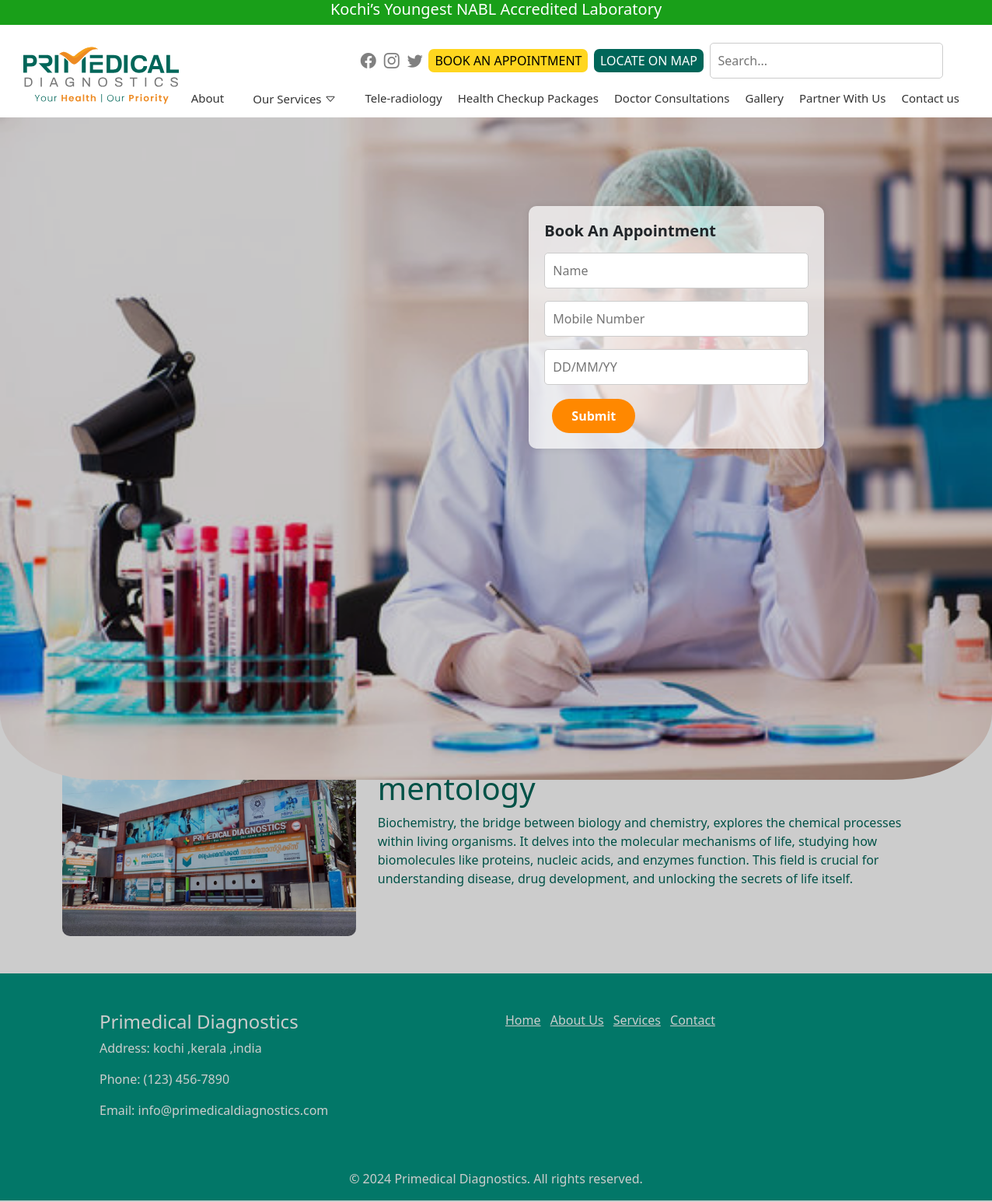
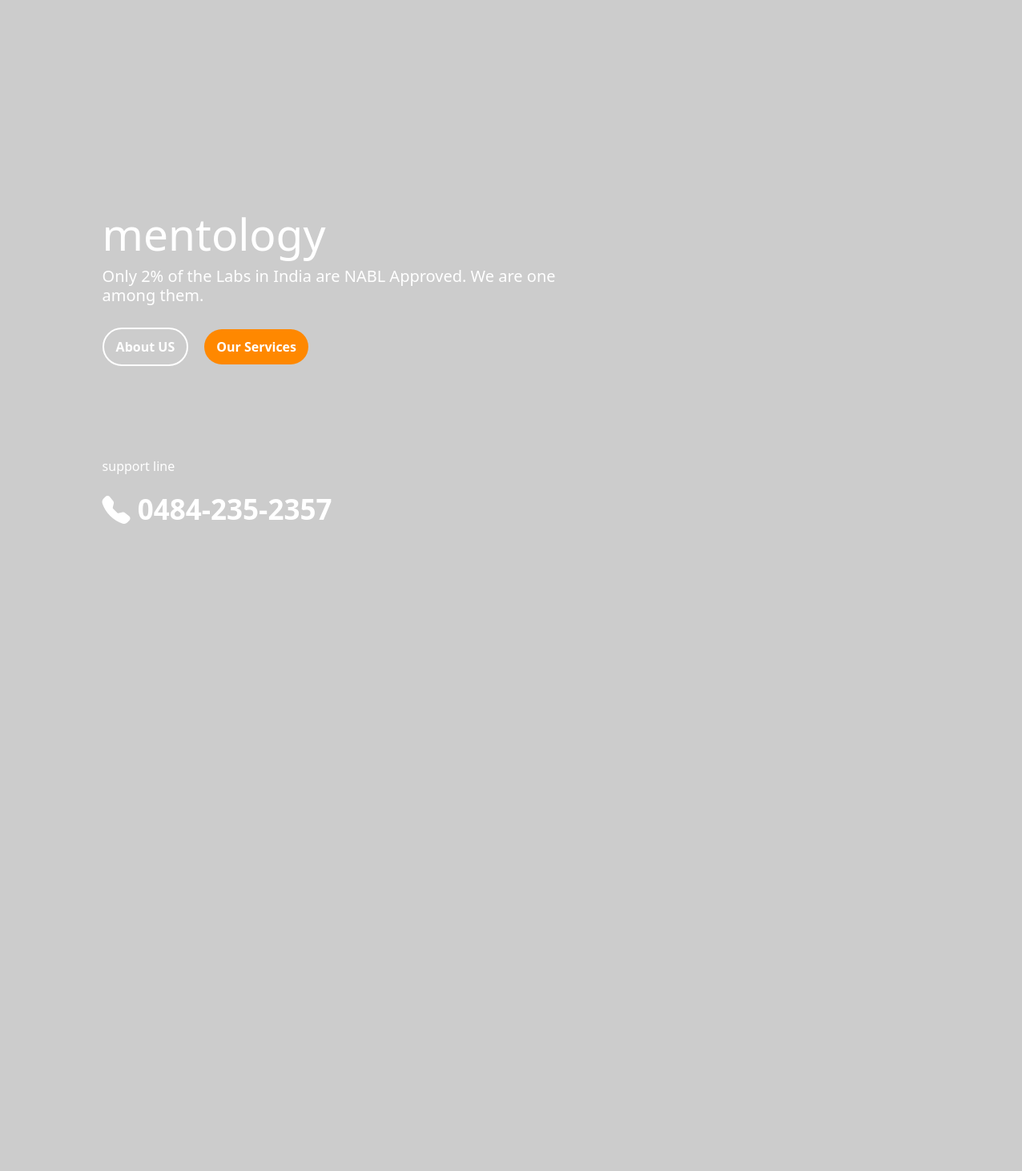
Screenshot of /service/mentology/ with the database file from the repository (2 pictures, top to bottom).
### projectapp/models.py (models this page shows, shortened)
class Category(models.Model):
    name=models.CharField(max_length=250,unique=True)
    slug=models.SlugField(max_length=250,unique=True)
    desc=models.TextField()
    bgimage=models.ImageField(upload_to='pics',blank=True)
    def get_url(self):
        return reverse('services:by_category',args=[self.slug])

### projectapp/views.py (the view)
# urls.py: path('service/<slug:c_slug>/', views.by_category, name='by_category'),
def by_category(request, c_slug):
    category = get_object_or_404(Category, slug=c_slug)
    return render(request, 'service.html', {'category': category})

### projectapp/context_processors.py (called while the page is built)
def menu_links(request):
    category=Category.objects.all()
    return dict(cat=category)

### template/service.html (shortened to what this page needs)
{% load static %}
<!DOCTYPE html>
<html lang="en">
<head>
    <link rel="stylesheet" href="https://cdn.jsdelivr.net/npm/bootstrap@5.2.3/dist/css/bootstrap.min.css">
    <link rel="stylesheet" href="https://cdn.jsdelivr.net/npm/bootstrap-icons@1.11.3/font/bootstrap-icons.min.css">
    <link rel="stylesheet" href="{% static 'css/nav.css' %}">
    <link rel="stylesheet" href="{% static 'css/index.css' %}">
</head>
<body>
    {% include 'nav.html' %}
    <div class="container-fluid main">
    <div class="row">
    <div class="col-lg-12">
        <div class="bg">
    <img class="front" src="{{category.bgimage.url}}" alt="image">
    <div class="dark-overlay"></div>
    <div class="overlay-content">
        <h1 class="head">{{category.name}}</h1>
        <h5 class="desc">Only 2% of the Labs in India are NABL Approved. We are one <br> among them.</h5>
        <button class="b1"><b>About US</b></button><button class="b2"><b>Our Services</b></button>
        <div class="noo">
            <p>support line</p>
            <p class="number"><i class="bi bi-telephone-fill"></i><b> 0484-235-2357</b></p>
        </div>
    </div>
    <div class="boo">
        <form method="POST" action="{% url 'services:service' %}">
            <h5><b>Book An Appointment</b></h5>
          <input type="text" id="name" name="name" placeholder="Name">
          <input type="text" id="mobile" name="mobile" placeholder="Mobile Number">
          <input type="text" id="date" name="date" placeholder="DD/MM/YY">
          <button type="submit" class="b3"><b>Submit</b></button>
        </form>
      </div>
    </div>
    </div>
</div>
</div>
    <div class="container c1">
        <div class="row">
            <div class="col-lg-4 pre">
                <img src="{% static 'images/img2.jpg' %}" alt="">
            </div>
            <div class="col-lg-8 dee">
                <h1>{{category.name}}</h1>
                <p>{{category.desc}}</p>
            </div>
        </div>
    </div>
    <footer style="background-color: #039582; color: white;" class="mt-5">
        <div class="container">
          <div class="row p-5">
            <div class="col-md-6">
              <h4>Primedical Diagnostics</h4>
              <p>Address: kochi ,kerala ,india</p>
              <p>Phone: (123) 456-7890</p>
              <p>Email: info@primedicaldiagnostics.com</p>
            </div>
            <div class="col-md-6">
              <ul class="list-inline text-right">
                <li class="list-inline-item"><a href="#" style="color: white;">Home</a></li>
                <li class="list-inline-item"><a href="#" style="color: white;">About Us</a></li>
                <li class="list-inline-item"><a href="#" style="color: white;">Services</a></li>
                <li class="list-inline-item"><a href="#" style="color: white;">Contact</a></li>
              </ul>
            </div>
          </div>
          <div class="row">
            <div class="col-md-12 text-center">
              <p>&copy; 2024 Primedical Diagnostics. All rights reserved.</p>
            </div>
          </div>
        </div>
      </footer>
</body>
</html>

### template/nav.html (shortened to what this page needs)
{% load static %}
    <nav class="navbar bg-white">
        <div class="container-fluid nb">
          <div class="col-lg-12 c">
            <h5 class="young">Kochi’s Youngest NABL Accredited Laboratory</h5>
          </div>
          <div class="row r1">
            <div class="col-lg-12 d-flex align-items-center justify-content-between">
          <a class="navbar-brand" href="{% url 'services:home' %}">
            <img  class="logo" src="{% static 'images/Logo-1.svg' %}" alt="logo" width="200" height="120">
          </a>
          <div class="icons"><i class="bi bi-facebook"></i><i class="bi bi-instagram"></i><i class="bi bi-twitter"></i></div>
          <button class="book">BOOK  AN APPOINTMENT</button>
          <button class="lo">LOCATE ON MAP</button>
          <form action="/search" method="get" id="searchForm">
            <div class="search-container">
              <input type="text" class="search-box" name="q" placeholder="Search...">
            </div>
          </form>
        </div>
      </div>
      <div class="row r1">
      <div class="additional-nav">
        <a href="#">About</a>
        <div class="dropdown">
            <a class="dropbtn" >Our Services <i class="bi bi-caret-down"></i></a>
        </div>
        <a href="#">Tele-radiology</a>
        <a href="#">Health Checkup Packages</a>
        <a href="#">Doctor Consultations</a>
        <a href="#">Gallery</a>
        <a href="#">Partner With Us</a>
        <a href="#">Contact us</a>
    </div>
</div>
</div>
    </nav>

### static/css/nav.css (style rules this page uses)
.c { background-color: rgb(25, 159, 25); color: white; text-align: center; }
.navbar { margin: 0 ; padding: 0 ; width: 100%; display: flex; }
.nb { padding: 0; margin: 0; }
.logo { margin-left: 30px; }
.icons { color: gray; position: relative; top: -0.5cm; left: 12cm; }
.book { position: relative; background-color: #ffd61f; color: black; top: -.5cm; left: 12.5cm; border: 2px solid #ffd61f; border-radius: 7px; }
.lo { position: relative; background-color:#006659; color:white; top: -.5cm; left: 13cm; border: 2px solid #006659; border-radius: 7px; }
.r1 { display: inline-block; }
.icons i { margin-left: 10px; font-size: 20px; }
.search-container { position: relative; width: 300px; left: 13.5cm; top: -.5cm; }
.search-box { width: 100%; padding: 3px; border: 2px solid #ccc; font-size: 16px; }
.additional-nav { display: flex; position: relative; top: -1.5cm; left:11cm; }
.additional-nav a { margin-top: 10px; margin-right: 25px; color: #333; text-decoration: none; font-size: 17px; }
.dropdown { position: relative; margin-top: 10px; z-index: 2; }
.dropbtn { font-size: 17px; border: none; outline: none; color: #333; background-color: transparent; cursor: pointer; padding: 17px; margin-right: 25px; text-decoration: none; }
@media only screen and (min-width:768px) { .navbar { margin: 0 ; padding: 0 ; width: 100%; display: flex; } }
@media only screen and (min-width:768px) { .icons { color: gray; position: relative; top: -0.5cm; left: 5.5cm; } }
@media only screen and (min-width:768px) { .book { position: relative; background-color: #ffd61f; color: black; top: -.5cm; left: 5.7cm; border: 2px solid #ffd61f; border-radius: 7px; } }
@media only screen and (min-width:768px) { .lo { position: relative; background-color:#006659; color:white; top: -.5cm; left: 5.9cm; border: 2px solid #006659; border-radius: 7px; } }
@media only screen and (min-width:768px) { .search-container { position: relative; width: 300px; left: 6.1cm; top: -.5cm; } }
@media only screen and (min-width:768px) { .search-box { width: 90%; padding: 3px; border: 2px solid #ccc; font-size: 16px; } }
@media only screen and (min-width:768px) { .additional-nav { display: flex; position: relative; top: -1.5cm; left:6.5cm; } }
@media only screen and (min-width:768px) { .additional-nav a { margin-top: 10px; margin-right: 20px; color: #333; text-decoration: none; font-size: 15px; } }

### rows the page displays
Category: bgimage (picture), name "mentology", desc "Biochemistry, the bridge between biology and chemistry, explores the chemical processes within living organisms. It delves into the molecular mechanisms of life, studying how biomolecules like proteins, nucleic acids, and enzymes function. This field is crucial for understanding disease, drug development, and unlocking the secrets of life itself."
